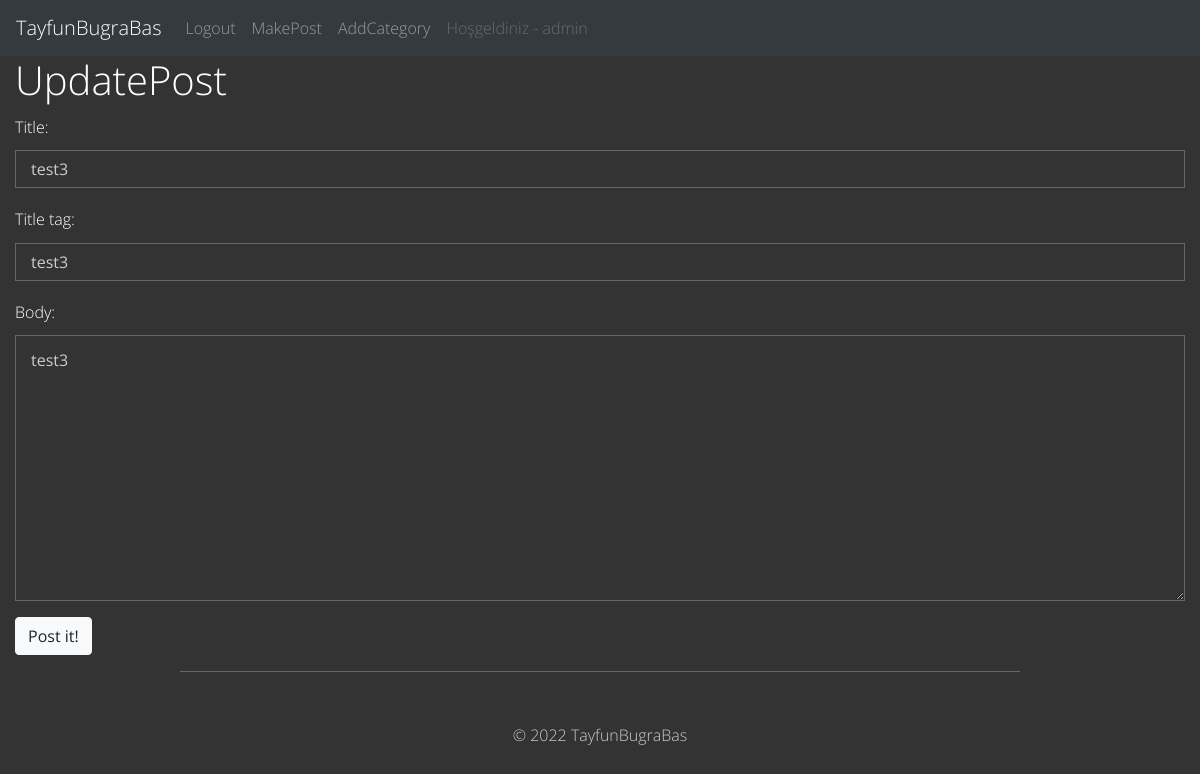
/article/edit/ArticleId/5 (signed in), run on an earlier commit of the app's database.
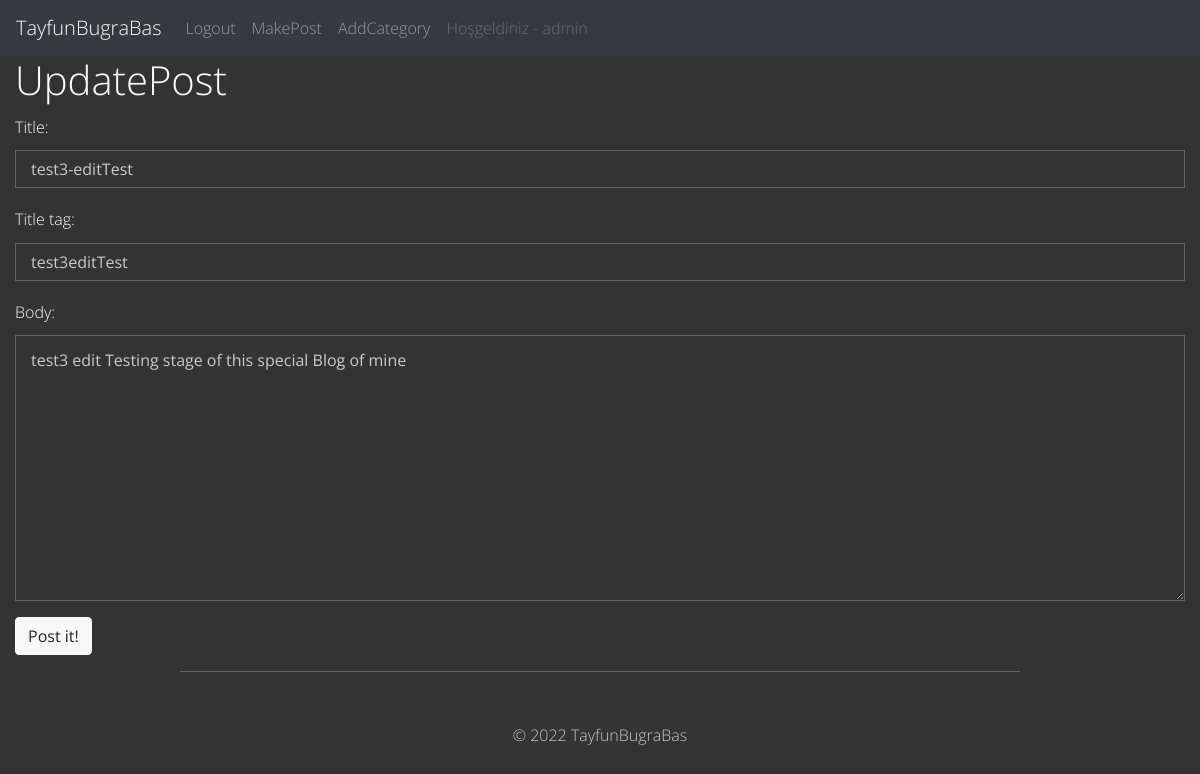
And on a later commit of the database.
### TayfunBlog/models.py (models this page shows, shortened)
class Post(models.Model):
   title = models.CharField(max_length=255)
   title_tag= models.CharField(max_length=255, default = "")
   author = models.ForeignKey(User, on_delete=models.CASCADE)
   body = RichTextField(blank=True, null=True)
   postDate = models.DateField(auto_now_add=True)
   category = models.CharField(max_length=255, default='not-categorized')
   snippet = models.TextField()
   header_img = models.ImageField(null = True,blank = True, upload_to="img/")
   likes = models.ManyToManyField(User, related_name='blog_post')

### TayfunBlog/views.py (the view)
# urls.py: path('article/edit/ArticleId/<int:pk>', UpdatePost.as_view(), name = 'update_post' ),
class UpdatePost(UpdateView):
    model = Post
    template_name = 'updatePost.html'
    form_class = FormPostUpdate

### TayfunBlog/forms.py
class FormPostUpdate(forms.ModelForm):
    class Meta:
        model = Post
        fields = ('title','title_tag','body')
        widgets = {
            'title': forms.TextInput(attrs={'class':'form-control'}),
            'title_tag': forms.TextInput(attrs={'class':'form-control'}),
            'body': forms.Textarea(attrs={'class':'form-control'}),
            'snippet': forms.Textarea(attrs={'class':'form-control'}),
            }

### TayfunBlog/templates/updatePost.html (shortened to what this page needs)
{%extends 'base.html'%}
{% load static %}
{%block content%}
<div class="container">
<h1>UpdatePost </h1>
{% if user.is_superuser %}
    <div class="form-group">
        <form method = "POST">
                {{form.as_p}}
                <button class="btn btn-light">Post it!</button>
    </div>
{% else %}
    <p>Hello, visitor. You cant Edit Post Sorry :)</p>
{% endif %}
</div>
{%endblock%}

What changed in the data, as far as the page shows it:
changed Post: title "test3" → "test3-editTest"; title_tag "test3" → "test3editTest"; body "test3" → "test3 edit Testing stage of this special Blog of mine"
